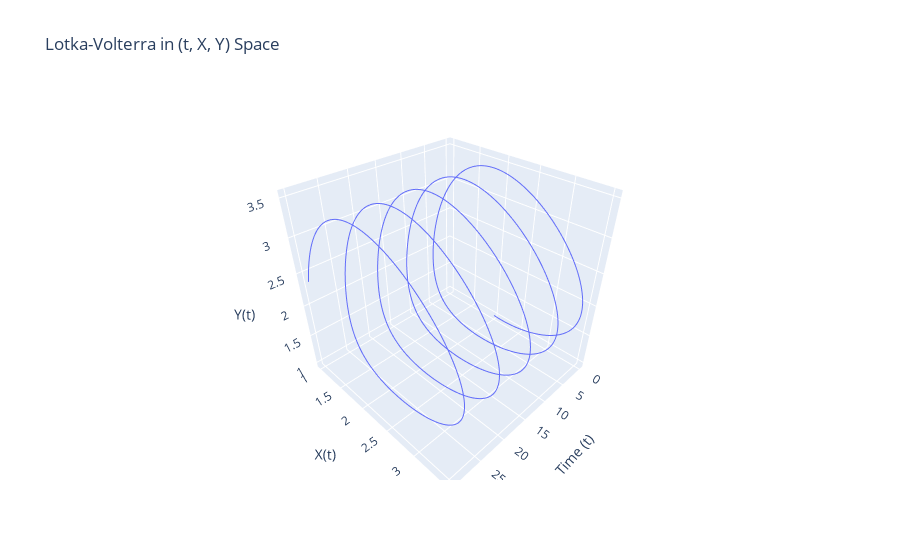
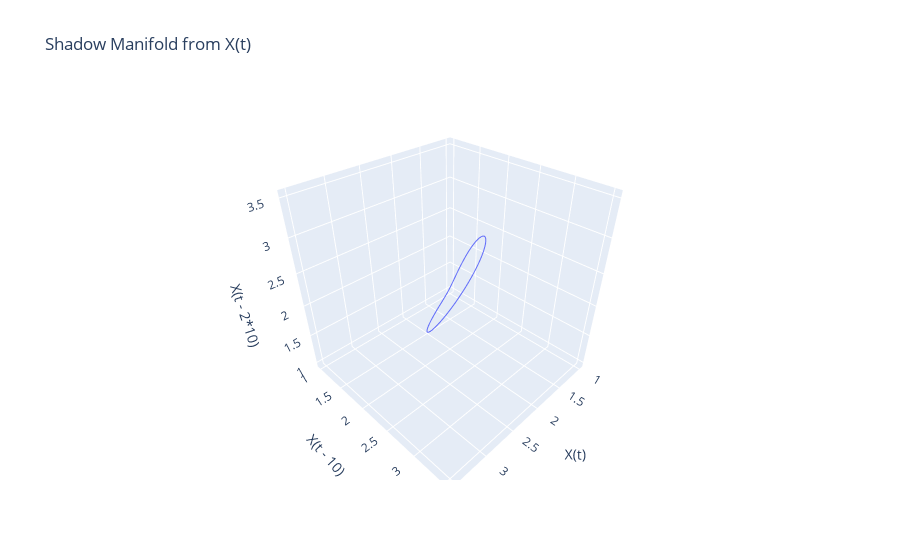
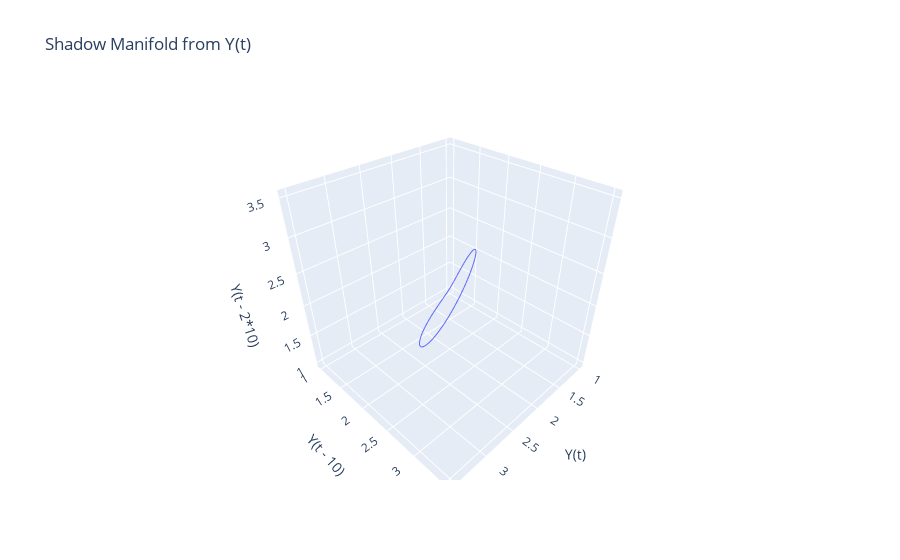

Notebook code cell kept with these figures, in order:
### Code cell
import numpy as np
from scipy.integrate import odeint
import plotly.graph_objects as go

# 1) Define the Lotka-Volterra system
def lotka_volterra(vars, t, alpha, beta, delta, gamma):
    X, Y = vars
    dXdt = alpha*X - beta*X*Y
    dYdt = delta*X*Y - gamma*Y
    return [dXdt, dYdt]

# Parameters
alpha = 1.0   # prey birth rate
beta  = 0.5   # predation rate
delta = 0.5   # predator reproduction rate
gamma = 1.0   # predator death rate

# Initial conditions
X0 = 2.0
Y0 = 1.0

# Time array
t_max = 30
num_points = 1000
t = np.linspace(0, t_max, num_points)

# 2) Integrate
sol = odeint(lotka_volterra, [X0, Y0], t, args=(alpha, beta, delta, gamma))
X = sol[:, 0]
Y = sol[:, 1]

# 3) Plot (t, X(t), Y(t)) in 3D
fig1 = go.Figure(
    data=[
        go.Scatter3d(
            x=t,
            y=X,
            z=Y,
            mode='lines',
            name='(t, X(t), Y(t))'
        )
    ]
)
fig1.update_layout(
    scene=dict(
        xaxis_title='Time (t)',
        yaxis_title='X(t)',
        zaxis_title='Y(t)'
    ),
    title='Lotka-Volterra in (t, X, Y) Space'
)
fig1.show()

# 4) Time-delay embedding ("shadow manifolds")
# Choose a delay (tau) in terms of array indices, e.g., tau=10
tau = 10

# We'll build a 3D embedding for X: (X(t), X(t-tau), X(t-2tau))
X_embed_1 = X[2*tau:]          # X(t)
X_embed_2 = X[tau:-tau]        # X(t - tau)
X_embed_3 = X[:-2*tau]         # X(t - 2tau)

fig2 = go.Figure(
    data=[
        go.Scatter3d(
            x=X_embed_1,
            y=X_embed_2,
            z=X_embed_3,
            mode='lines',
            name='X shadow manifold'
        )
    ]
)
fig2.update_layout(
    scene=dict(
        xaxis_title='X(t)',
        yaxis_title=f'X(t - {tau})',
        zaxis_title=f'X(t - 2*{tau})'
    ),
    title='Shadow Manifold from X(t)'
)
fig2.show()

# Similarly for Y
Y_embed_1 = Y[2*tau:] 
Y_embed_2 = Y[tau:-tau]
Y_embed_3 = Y[:-2*tau]

fig3 = go.Figure(
    data=[
        go.Scatter3d(
            x=Y_embed_1,
            y=Y_embed_2,
            z=Y_embed_3,
            mode='lines',
            name='Y shadow manifold'
        )
    ]
)
fig3.update_layout(
    scene=dict(
        xaxis_title='Y(t)',
        yaxis_title=f'Y(t - {tau})',
        zaxis_title=f'Y(t - 2*{tau})'
    ),
    title='Shadow Manifold from Y(t)'
)
fig3.show()

### Figure 1 — Plotly figure (JSON) as saved in the notebook; plotly's stock layout.template omitted (floating-point values rounded to 4 significant figures; data arrays with more than 128 entries replaced by an {"elided": "..."} marker saying what was removed)
{"data": [{"mode": "lines", "name": "(t, X(t), Y(t))", "type": "scatter3d", "x": {"elided": "1000 float values"}, "y": {"elided": "1000 float values"}, "z": {"elided": "1000 float values"}}], "layout": {"scene": {"xaxis": {"title": {"text": "Time (t)"}}, "yaxis": {"title": {"text": "X(t)"}}, "zaxis": {"title": {"text": "Y(t)"}}}, "title": {"text": "Lotka-Volterra in (t, X, Y) Space"}}}

### Figure 2 — Plotly figure (JSON) as saved in the notebook; plotly's stock layout.template omitted (floating-point values rounded to 4 significant figures; data arrays with more than 128 entries replaced by an {"elided": "..."} marker saying what was removed)
{"data": [{"mode": "lines", "name": "X shadow manifold", "type": "scatter3d", "x": {"elided": "980 float values"}, "y": {"elided": "980 float values"}, "z": {"elided": "980 float values"}}], "layout": {"scene": {"xaxis": {"title": {"text": "X(t)"}}, "yaxis": {"title": {"text": "X(t - 10)"}}, "zaxis": {"title": {"text": "X(t - 2*10)"}}}, "title": {"text": "Shadow Manifold from X(t)"}}}

### Figure 3 — Plotly figure (JSON) as saved in the notebook; plotly's stock layout.template omitted (floating-point values rounded to 4 significant figures; data arrays with more than 128 entries replaced by an {"elided": "..."} marker saying what was removed)
{"data": [{"mode": "lines", "name": "Y shadow manifold", "type": "scatter3d", "x": {"elided": "980 float values"}, "y": {"elided": "980 float values"}, "z": {"elided": "980 float values"}}], "layout": {"scene": {"xaxis": {"title": {"text": "Y(t)"}}, "yaxis": {"title": {"text": "Y(t - 10)"}}, "zaxis": {"title": {"text": "Y(t - 2*10)"}}}, "title": {"text": "Shadow Manifold from Y(t)"}}}
